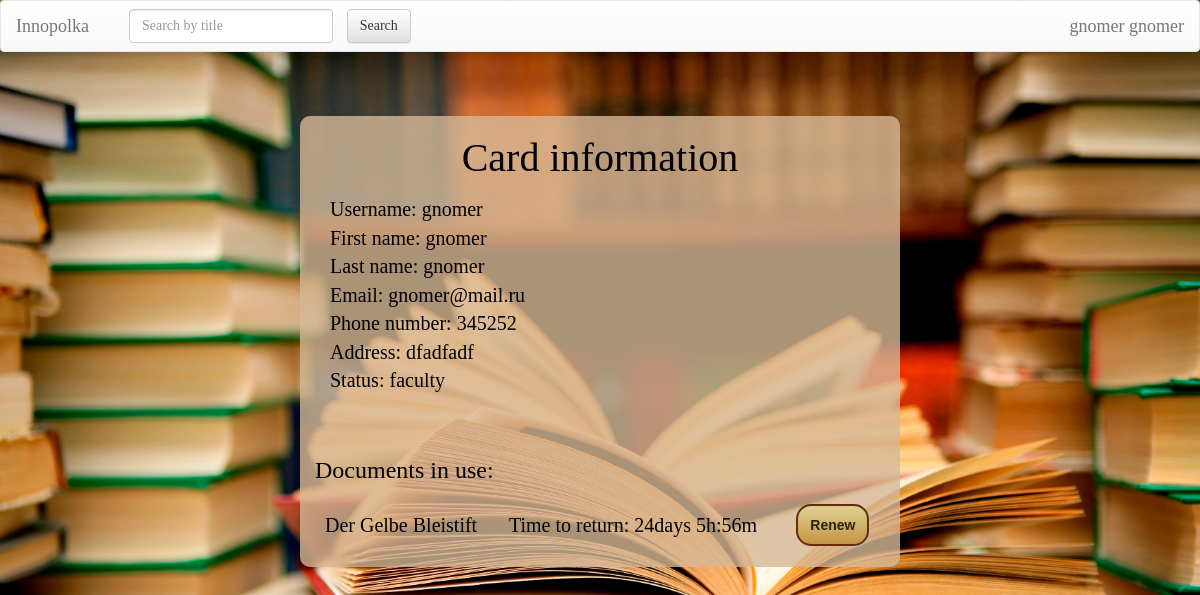
The page /user/?id=10 (signed in) on the database its author committed.
### UserCards/models.py (models this page shows, shortened)
class UserProfile(models.Model):
    user = models.OneToOneField(User, on_delete=models.CASCADE)
    phone_number = models.CharField(max_length=15, null=True, blank=True)
    address = models.CharField(max_length=250, null=True, blank=True)
    status = models.CharField(max_length=250, default='student')

### Documents/models.py (models this page shows, shortened)
class DocumentCopy(models.Model):
    doc = models.ForeignKey(Document, blank=True, default=None, on_delete=models.CASCADE) # link document which is checked out
    checked_up_by_whom = models.ForeignKey(User, blank=True, default=None, on_delete=models.CASCADE) # link to holder
    date = models.DateTimeField(default=str(datetime.datetime.today().strftime("%Y-%m-%d %H:%M")))
    returning_date = models.DateTimeField(default=str(datetime.datetime.today().strftime("%Y-%m-%d %H:%M")))
    time_left = models.CharField(null=True, max_length=250)
    fine_price = models.IntegerField(null=True)
    renewed = models.BooleanField(default=False)
    class Meta:
        verbose_name_plural = 'Document copies'
    def __str__(self):
        return self.doc.title

class Document(models.Model):
    title = models.CharField(max_length=250)
    price = models.IntegerField()
    keywords = models.CharField(max_length=250) # the list of keywords stored in string
    authors = models.CharField(max_length=250) # the list of authors in string format splitted by space
    cover = models.CharField(max_length=1000, default="https://lh3.googleusercontent.com/zqfUbCXdb1oGmsNEzNxTjQU5ZlS3x46nQoB83sFbRSlMnpDTZgdVCe_LvCx-rl7sOA=w300")
    copies = models.PositiveIntegerField(default=1)
    type = models.CharField(max_length=100, default='Document')
    is_bestseller = models.BooleanField(default=False)
    is_reference = models.BooleanField(default=False)
    level = models.PositiveIntegerField(default=1)
    room = models.PositiveIntegerField(default=1)

### Documents/librarian_view.py (the view)
    def inner(request, *args, **kwargs):
        if request.user.is_authenticated:
            return func(request, *args, **kwargs)
        return redirect('/')

### Documents/librarian_view.py (called while the page is built)
def need_logged_in(func):
    def inner(request, *args, **kwargs):
        if request.user.is_authenticated:
            return func(request, *args, **kwargs)
        return redirect('/')
    return inner

### UserCards/templates/UserCards/index.html (shortened to what this page needs)
{% extends 'Documents/base.html' %}
{% load staticfiles %}
{% block body %}
    <link rel="stylesheet" type="text/css" href="{% static 'UserCards/usercards_style.css' %}"/>
    <div class="container">
    <h2 class="black">Card information</h2>
    <p>
        {% for field, value in fields %}
            {{ field }}: {{ value }}
            <br>
        {% endfor %}
    </p>
    <div>
        <table class="used-docs">
            <th colspan="3"><h3>Documents in use:</h3></th>
            {% for copy in copies %}
                <tr>
                    <td><a href="/{{ copy.doc.id }}">{{ copy }}</a></td>
                    <td>{{ copy.time_left }}<br></td>
                    {% if user.is_staff %}
                        <td><a class="button" href="/requests/return/?copy_id={{ copy.id }}" onclick="
                                return confirm('Return {{ copy.doc.title }} from {{ copy.checked_up_by_whom.username }} back?');
                                ">Return</a></td>
                    {% else %}
                        <td><button class="button" onclick="
                                    var response = httpGet('/requests/renew/?copy_id={{ copy.id }}').toString();
                                    alert(response);
                                    if (response.substr(0, 3) === 'You') // refresh to see new returning date
                                    window.location.reload(false);
                                    ">Renew
                            </button></td>
                        <br>
                    {% endif %}
                </tr>
            {% endfor %}
        </table>
    </div>
{% endblock %}

### Documents/templates/Documents/base.html (shortened to what this page needs)
<!DOCTYPE html>
<html lang="en">
<head>
    {% load staticfiles %}
    <link rel="stylesheet" href="//maxcdn.bootstrapcdn.com/bootstrap/3.2.0/css/bootstrap.min.css">
    <link rel="stylesheet" href="//maxcdn.bootstrapcdn.com/bootstrap/3.2.0/css/bootstrap-theme.min.css">
    <link rel="stylesheet" type="text/css" href="{% static 'Documents/style.css' %}"/>
</head>
<body>
<nav class="navbar navbar-default">
    <div class="container-fluid">
        <div class="navbar-header">
            <a class="navbar-brand" href="/">Innopolka</a>
        </div>
        <div class="collapse navbar-collapse" id="bs-example-navbar-collapse-1">
            <form class="navbar-form navbar-left" action="/">
                <div class="form-group">
                    <input type="text" class="form-control" name="q" placeholder="Search by title" >
                </div>
                <input type="submit" class="btn btn-default not_wide" value="Search">
            </form>
            <ul class="nav navbar-nav navbar-right">
                {% if user.is_anonymous %}
                    <li><a href="/user/login">Log In</a></li>
                {% elif user.is_authenticated %}
                <ul class="nav navbar-nav navbar-right">
                <li class="nav-item dropdown">
                    <a class="navbar-brand" href="/user/?id={{user.id}}" id="dropdown02" data-toggle="dropdown"
                       aria-haspopup="true" aria-expanded="false">{{ user.first_name }} {{user.last_name}}</a>
            </ul>
                {% endif %}
            </ul>
        </div>
    </div>
</nav>
{% block body %}{% endblock %}
</body>
</html>

### UserCards/static/UserCards/usercards_style.css (style rules this page uses)
body { background-color: #0a0a1f; font-family: Futura; color: white; }

### Documents/templates/Documents/base.html (style rules this page uses)
body { font-family: Futura; color: white; background: url("/Documents/static/images/background.jpg") no-repeat fixed center center; background-size: cover; }
table { border: 3px solid saddlebrown; border-radius: 5px; width: 80%; background-color: rgba(214, 184, 150, 0.8); color: black; empty-cells: hide; text-align: center; margin: 10px; }
tr { border: 1px solid saddlebrown; text-align: center; }
td { border: 1px solid saddlebrown; padding: 10px; font-size: 20px; color: black; }
.container { background-color: rgba(214, 184, 150, 0.8); color: saddlebrown; font-size: 15px; margin: 0 auto; overflow: visible; position: absolute; left: 38%; top: 25%; width: 24%; border-radius: 10px; }
form { padding: 5px; color: black; font-size: 15px; margin: 5px; }
input { background-color: floralwhite; border: 2px solid saddlebrown; border-radius: 5px; margin: 0 0 0 10px; left: 50%; }
h2 { color: black; font-size: 40px; text-align: center; }
.button { text-decoration: none; text-align: center; padding: 11px 12px; border: solid 2px #6b2c02; -webkit-border-radius: 15px; -moz-border-radius: 15px; border-radius: 15px; font: 14px "Lucida Sans Unicode", "Lucida Grande", sans-serif; font-weight: bold; color: #292208; background-color: #ded192; background-image: -moz-linear-gradient(top, #ded192 0%, #c49543 100%); background-image: -webkit-linear-gradient(top, #ded192 0%, #c49543 100%); background-image: -o-linear-gradient(top, #ded192 0%, #c49543 100%); background-image: -ms-linear-gradient(top, #ded192 0%, #c49543 100%); filter: progid:DXImageTransform.Microsoft.gradient(startColorstr='#c49543', endColorstr='#c49543', GradientType=0); background-image: linear-gradient(top, #ded192 0%, #c49543 100%); -webkit-box-shadow: 1px 1px 2px #bababa, inset 0px 0px 1px #969393; -moz-box-shadow: 1px 1px 2px #bababa, inset 0px 0px 1px #969393; box-shadow: 1px 1px 2px #bababa, inset 0px 0px 1px #969393; }

### UserCards/templates/UserCards/index.html (style rules this page uses)
.container { background-color: rgba(214, 184, 150, 0.8); color: saddlebrown; font-size: 15px; overflow: visible; position: absolute; width: 50%; border: 0; border-radius: 10px; margin-left: -13%; margin-top: -7%; }
h2 { color: white; font-size: 40px; text-align: center; }
form { padding: 5px; color: black; font-size: 15px; margin: 5px; }
input { background-color: floralwhite; border: 2px solid saddlebrown; border-radius: 5px; margin: 0 0 0 10px; left: 50%; }
p { color: black; margin: 15px; font-size: 20px; }
a { color: black; text-decoration: none; }
table { border: none; border-radius: 10px; width: 50%; background-color: rgba(214, 184, 150, 0.8); margin: 1% 10px 10px 25%; }
tr { border: none; text-align: left; }
td { border: none; text-align: left; }
.black { color: black; }
.used-docs { width: 100%; background-color: rgba(214, 184, 150, 0); margin-left: 0; }
.button { margin: 1%; }

### rows shown on the page
UserProfile: fields "345252" "dfadfadf" "faculty"
DocumentCopy: doc.title "Der Gelbe Bleistift", time_left "Time to return: 24days 5h:56m"

### other values the page prints
{{ user.first_name }} "gnomer"
{{ user.last_name }} "gnomer"
{{ field }} "Username" "First name" "Last name" "Email" "Phone number" "Address" "Status"
{{ value }} "gnomer" "gnomer" "gnomer" "gnomer@mail.ru"
